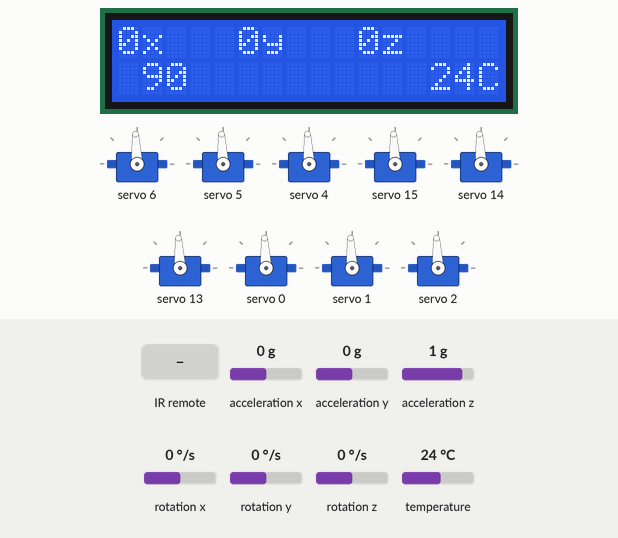
Simulated run of this sketch. Board: Arduino Uno, built with avr-gcc and run on an emulated ATmega328P. Parts: 16×2 character LCD, 9 × servo. The test bench sets the inputs (shaded band); at power-on: rotation z 0 °/s, acceleration x 0 g, acceleration y 0 g, acceleration z 1 g, rotation x 0 °/s, rotation y 0 °/s, temperature 24 °C. EEPROM starts erased; what the sketch prints to the serial monitor is not drawn.

Above: at 3.0 s.
3.1 s: infrared code 0xB946FF00 received
At 3.5 s:
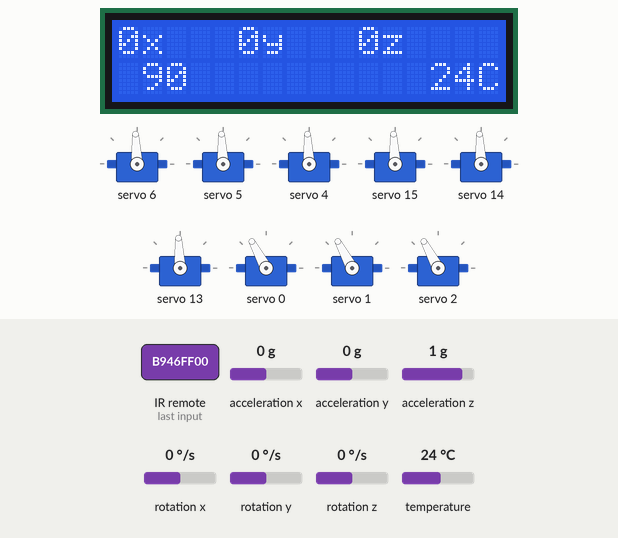
4.6 s: infrared code 0xE916FF00 received
6.2 s: infrared code 0xBB44FF00 received
At 7.4 s:
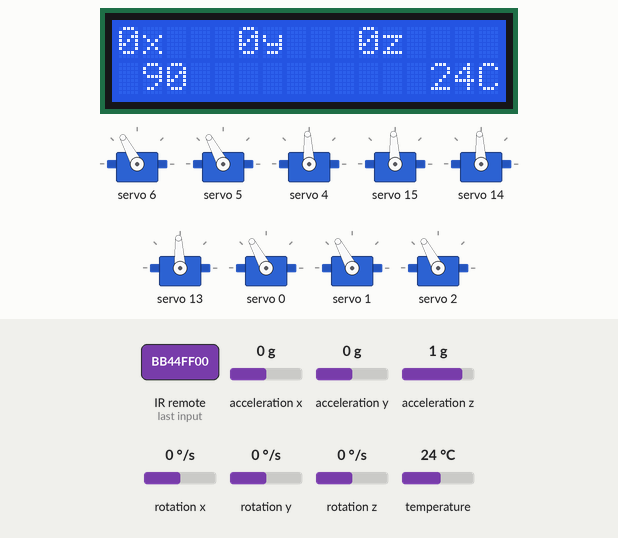
7.7 s: rotation z set to -192 °/s
At 8.1 s:
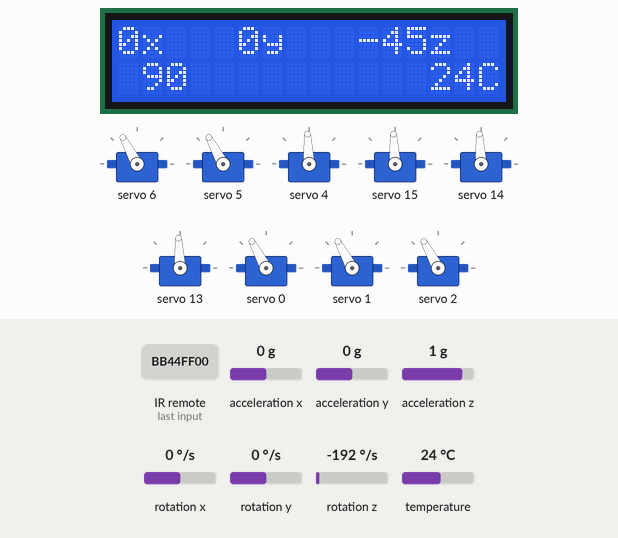
9.4 s: infrared code 0xF807FF00 received
At 9.71 s:
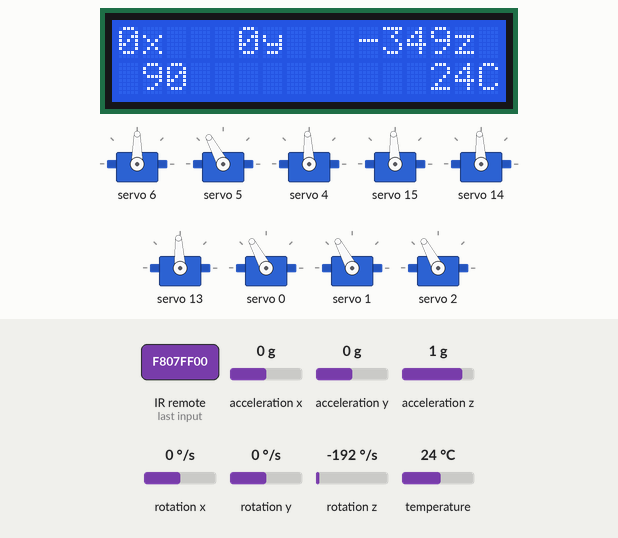
11.6 s: infrared code 0xBC43FF00 received
At 11.94 s:
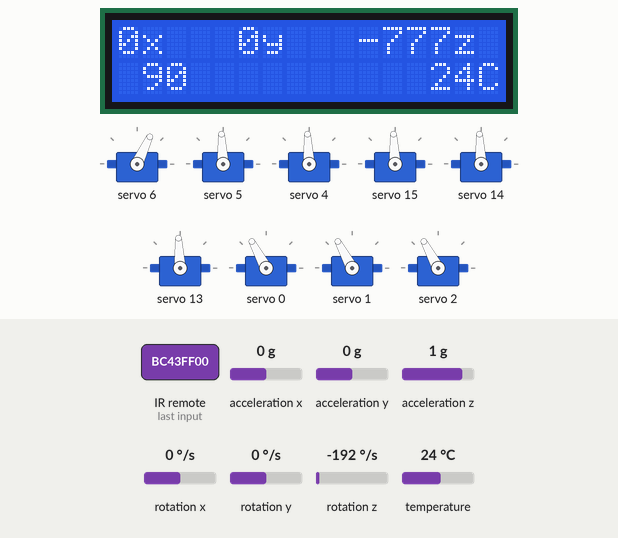
Timing chart, 0 to 14.6 s (numbered marks = the images above; inputs shaded):
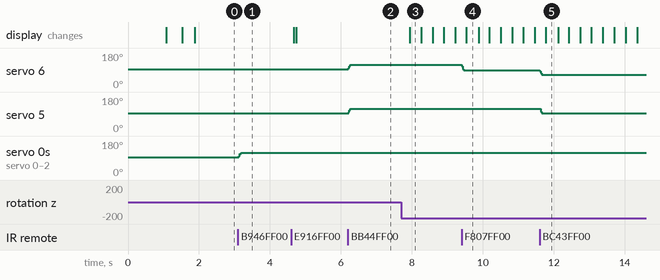

The sketch:

motmoe.ino
```cpp
/*
 *
 * mot.moe brobot
 *
 */


#include <Wire.h> // I2C serial bus
#include <LiquidCrystal_SR.h> // LCD
#include <MPU6050_light.h> // Gyro
#include <Adafruit_PWMServoDriver.h> // Servos
#include <IRremote.h> // Infrared remote
#include <EEPROM.h> // Storage


// LCD
// 5v
// Pin 3 - SCK
// Pin 5 - Clock/SCL
// Pin 6 - Data Enable/ SER
LiquidCrystal_SR lcd(6, 5, 3);
String page = "HELLO";


// Gyro
// 3v/5v
// SCL/SDA
MPU6050 mpu(Wire);
struct Vec{
    float x, y, z;
  };
struct Vec torsoPlane{0,0,0};
struct Vec hipPlane{0,0,0};


// Servos
// 3v/5v + 5-12v
// SCL/SDA
#define PWM_FREQ 50 // PWM Frequency (hz)
#define PWM_MIN 750 // minimum pulse width (1ms?)
#define PWM_MAX 2250 // maximum pulse width (2ms?)
Adafruit_PWMServoDriver pwm = Adafruit_PWMServoDriver();
int controlA = 300; // manual servo knob
int controlB = 90;
int controlC, controlD;

const int MOTOR_COUNT = 9;
int motoActive = 0; // ux active motor

struct Moto {
    char name[16];
    int pin;
    int min;
    int zero;
    int max;
    int pos;
    short vel;
    short acc;
    bool ccw;
    bool live;
  };


struct Moto motoArr[MOTOR_COUNT] =
  {{"Lateral",6,15,90,165,90,0,0,true,false},
   {"Forward",5,15,90,165,90,0,0,true},
   {"Rotation",4,15,90,165,90,0,0,true},

   {"LFoot",15,15,90,165,90,0,0,true},
   {"LKnee",14,15,90,165,90,0,0,true},
   {"LHip",13,15,90,165,90,0,0,true},

   {"RFoot",0,15,90,165,90,0,0,true},
   {"RKnee",1,15,90,165,90,0,0,true},
   {"RHip",2,15,90,165,90,0,0,true}};


// Remote
// 3.3v
// Pin 4
IRrecv receiver(4);
String button, buttonPrev;


// Timing
unsigned long timer = 0;


// Memory
int agePt = 0;
int age;


// Reset Arduino
void(* resetFunc) (void) = 0; // reset function


// Initialize
void setup() {

  // Memory
  age = EEPROM.read(agePt);
  age += 1;
  EEPROM.write(agePt, age);

  // Log
  Serial.begin(9600);
  Wire.begin();
  Serial.println(" ");
  Serial.print("begin age ");
  Serial.print(age);
  Serial.print("!");
  Serial.println("");

  // LCD
  lcd.begin(16,2);
  renderPage();
  page = "DEFAULT";

  // Gyro
  lcd.setCursor(0,0);
  lcd.print("Orienting");
  byte gyro = mpu.begin();
  while(gyro!=0){ } // Wait for successful connection (0)
  mpu.calcOffsets();

  // Servo
  lcd.setCursor(0,0);
  lcd.print("Oscillating");
//  Serial.print(MOTO);
  pwm.begin();
//  pwm.setOscillatorFrequency(14000000); // 27MHz
  pwm.setPWMFreq(PWM_FREQ); //

  for (int i=0; i<MOTOR_COUNT; i++){
    struct Moto &tMoto = motoArr[i];
    tMoto.pos = tMoto.zero;
//
Serial.println(tMoto.name);

    int degWidth = map(tMoto.pos, 0, 180, PWM_MIN, PWM_MAX); // degrees to pulse width
    int tick = int(float(degWidth) / 1000000 * PWM_FREQ * 4096); // tick to end pulse

    pwm.setPWM(tMoto.pin, 0, tick);
    delay(50);
  }


  // Remote
  lcd.setCursor(0,0);
  lcd.print("Receiving");
  receiver.enableIRIn();

  // Ready
  delay(333);
  lcd.clear();

}; // end setup()


// Main Loop
void loop() {


  // IR Remote
  if (receiver.decode()){
    mapButton();

    int imp = 9; // impulse (td:global)

    if (button != "REPEAT") {
      buttonPrev = button;
      Serial.println(button);
    } else {
      button = buttonPrev;
    }


    // buttons by row
    // Clear EEPROM (age)
    if (button == "POWER") EEPROM.write(agePt, 0);
    // Move Forward
    if (button == "VOL+"){
      motoArr[6].vel +=imp;
      motoArr[7].vel +=imp;
      motoArr[8].vel +=imp;
    }
    // Reset arduino
    if (button == "FUNC/STOP") resetFunc();


    // Turn left
    if (button == "|<<"){
      motoArr[0].vel +=imp;
      motoArr[1].vel +=imp;

    }
    // Stop
    if (button == ">||"){}
    // Turn right
    if (button == ">>|"){
      motoArr[0].vel -=imp;
      motoArr[1].vel -=imp;
    }


    // Crouch
    if (button == "DOWN") motoArr[motoActive].vel -= 10;
    // Move Backward
    if (button == "VOL-"){

      motoArr[6].vel -=imp;
      motoArr[7].vel -=imp;
      motoArr[8].vel -=imp;
    }
    // Stand
    if (button == "UP") motoArr[motoActive].vel += 10;


    // Reset display
    if (button == "0") lcd.begin(16,2);
    // Sit
    if (button == "EQ"){
      for (int i=0; i<MOTOR_COUNT; i++){
        motoArr[i].pos = motoArr[i].zero;
      }
    }
    // Reward
    if (button == "ST/REPT"){}


    // Select page
    if (button == "1") page = "HELLO";
    if (button == "2") page = "DEFAULT";
    if (button == "3") page = "CONTROL";


    // Move select motor CCW
    if (button == "4") motoArr[motoActive].vel -= 10;
    // Select next motor
    if (button == "5"){
      motoActive += 1;
      if (motoActive >= MOTOR_COUNT) motoActive = 0;
      delay(30);
    }
    // Move select motor CW
    if (button == "6") motoArr[motoActive].vel += 10;


    // Save select motor current position as min
    if (button == "7") motoArr[motoActive].min = motoArr[motoActive].pos;
    // Select previous motor
    if (button == "8"){
      motoActive -= 1;
      if (motoActive < 0) motoActive = MOTOR_COUNT-1;
      delay(30);
    }
    // Save select motor current position as max
    if (button == "9")  motoArr[motoActive].max = motoArr[motoActive].pos;


    receiver.resume();
  }


  if((millis()-timer)>10){
    // Gyro
    mpu.update();
    // Servos
    motorsCycle();
  }


  if((millis()-timer)>305){ // print data every Nms
    // LCD
    renderPage();
  timer = millis();
  }


} // end loop()
```

digi.ino
```cpp
// Render active page to lcd
void renderPage(){
  lcd.clear();
  if (page == "HELLO"){
    lcd.setCursor(0,0);
    lcd.print(timer);
    lcd.setCursor(13,0);
    lcd.print(age);
    lcd.setCursor(1,2);
    lcd.print("hello mot.moe!");
  }
  if (page == "DEFAULT"){
    lcd.setCursor(0,0);
    lcd.print(int(mpu.getAngleX()));
    lcd.print("x");
    lcd.setCursor(5,0);
    lcd.print(int(mpu.getAngleY()));
    lcd.print("y");
    lcd.setCursor(10,0);
    lcd.print(int(mpu.getAngleZ()));
    lcd.print("z");
    lcd.setCursor(13,1);
    lcd.print(int(mpu.getTemp()));
    lcd.print("C");
    lcd.setCursor(1,1);
    lcd.print(controlB);
  }
  if (page == "CONTROL"){
    lcd.setCursor(0,0);
    lcd.print("M:");
    lcd.setCursor(3,0);
    lcd.print(motoArr[motoActive].name);
    lcd.setCursor(0,2);
    lcd.print(motoArr[motoActive].pin);
    lcd.setCursor(13,1);
    lcd.print(motoArr[motoActive].pos);
    lcd.setCursor(9,1);
    lcd.print(motoArr[motoActive].vel);
    lcd.setCursor(0,1);
    lcd.print(motoArr[motoActive].min);
    lcd.setCursor(4,1);
    lcd.print(motoArr[motoActive].max);

  }
}


// return readable name for IR Remote buttons
String mapButton(){
  switch (receiver.decodedIRData.decodedRawData) {
    case 0xBA45FF00:
      button = "POWER";
      break;
    case 0xB946FF00:
      button = "VOL+";
      break;
    case 0xB847FF00:
      button = "FUNC/STOP";
      break;
    case 0xBB44FF00:
      button = "|<<";
      break;
    case 0xBF40FF00:
      button = ">||";
      break ;
    case 0xBC43FF00:
      button = ">>|";
      break ;
    case 0xF807FF00:
      button = "DOWN";
      break ;
    case 0xEA15FF00:
      button = "VOL-";
      break ;
    case 0xF609FF00:
      button = "UP";
      break ;
    case 0xE916FF00:
      button = "0";
      break ;
    case 0xE619FF00:
      button = "EQ";
      break ;
    case 0xF20DFF00:
      button = "ST/REPT";
      break ;
    case 0xF30CFF00:
      button = "1";
      break ;
    case 0xE718FF00:
      button = "2";
      break ;
    case 0xA15EFF00:
      button = "3";
      break ;
    case 0xF708FF00:
      button = "4";
      break ;
    case 0xE31CFF00:
      button = "5";
      break ;
    case 0xA55AFF00:
      button = "6";
      break ;
    case 0xBD42FF00:
      button = "7";
      break ;
    case 0xAD52FF00:
      button = "8";
      break ;
    case 0xB54AFF00:
      button = "9";
      break ;
    default:
      button = "REPEAT";
      break;
  }

  return button;
}
```

pow.ino
```cpp
//void
void motorsCycle(){

  for (int i=0; i<MOTOR_COUNT; i++){
    struct Moto &tMoto = motoArr[i];

    tMoto.pos += tMoto.vel;

    if (tMoto.pos < tMoto.min){
      tMoto.vel = 0;
      tMoto.pos = tMoto.min;
    }
    if (tMoto.pos > tMoto.max){
      tMoto.vel = 0;
      tMoto.pos = tMoto.max;
    }

    tMoto.vel *= .8;

    int degWidth = map(tMoto.pos, 0, 180, PWM_MIN, PWM_MAX); // degrees to pulse width
    int tick = int(float(degWidth) / 1000000 * PWM_FREQ * 4096); // tick to end pulse

    pwm.setPWM(tMoto.pin, 0, tick);
//    delay(3);

  }


}


//void moveMotor(int controlIn, int motorOut)
//{
//  int pulse_wide, pulse_width, potVal;
//
//  // Read values from potentiometer
//  potVal = analogRead(controlIn);
//
//  lcd.setCursor(10,1);
//  lcd.print(potVal);

//  //  pwid = map(potVal, 0, 1023, PWM_MIN, PWM_MAX);
//  wid = int(float(pwid) / 1000000 * PWM_FREQ * 4096);

//  // Convert to pulse width
//  pulse_wide = map(potVal, 0, 180, PWM_MIN, PWM_MAX);
//  pulse_width = int(float(pulse_wide) / 1000000 * PWM_FREQ * 4096);
//
//  //Control Motor
//  pwm.setPWM(motorOut, 0, pulse_width);
//
//}
```

Measured:
- after the input at 3.1 s, servo 0–2: 93° → 118° at once
- after the input at 6.2 s, servo 6, servo 5: 93° → 118° at once
- after the input at 7.7 s, the display: changes after 0.24 s (image 3)
- after the input at 9.4 s, servo 6: 118° → 90° at once
- after the input at 11.6 s, servo 6: 90° → 65° at once; servo 5: 118° → 93° at once
